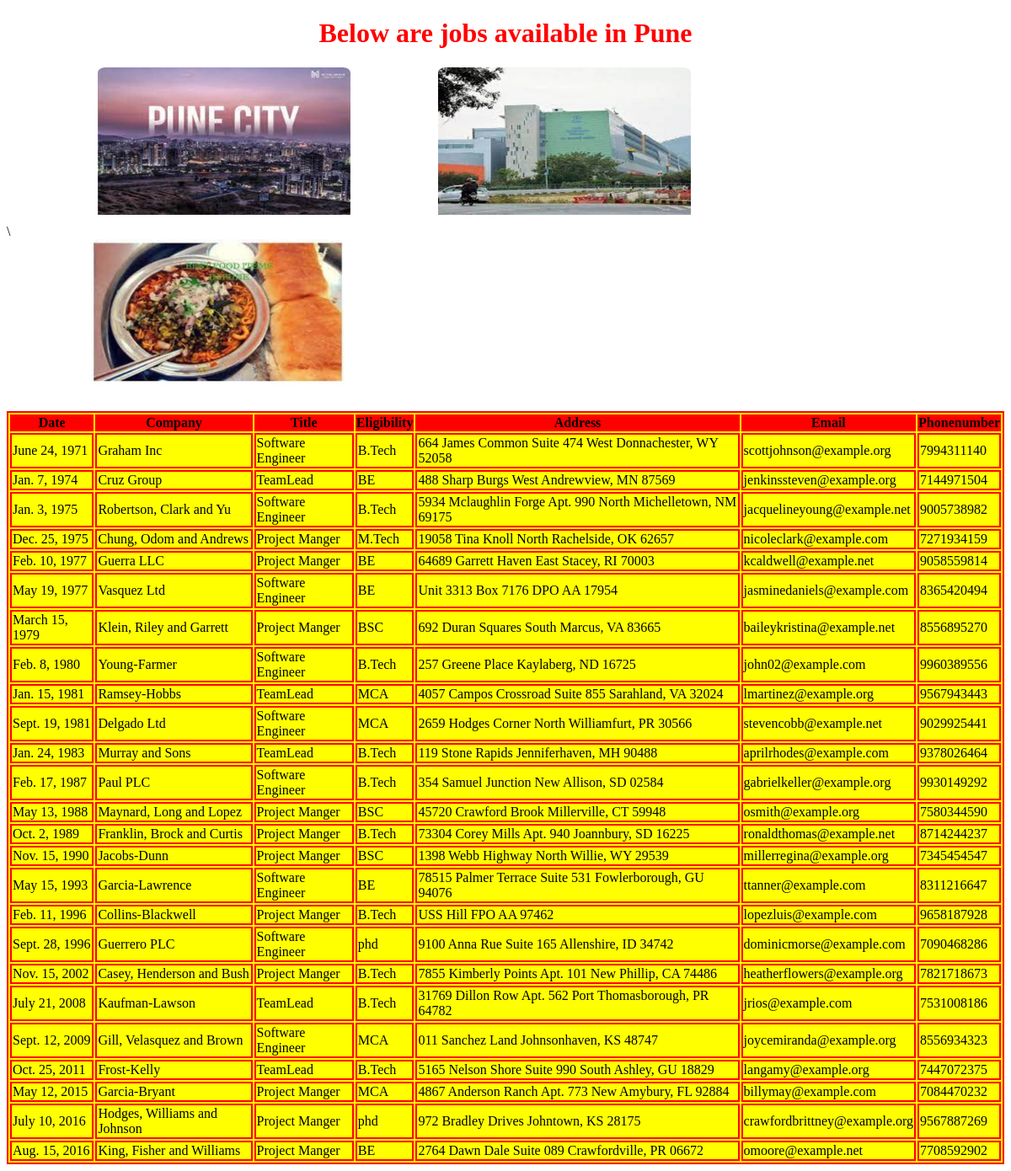
/pjobs/, run on the app's committed database.
### testApp/models.py (models this page shows)
class PuneJobs(models.Model):
    date=models.DateField()
    company=models.CharField(max_length=50)
    title=models.CharField(max_length=50)
    eligibility=models.CharField(max_length=50)
    address=models.CharField(max_length=100)
    email=models.EmailField()
    phonenumber=models.IntegerField()

### testApp/views.py (the view)
# urls.py: path('pjobs/', views.puneJobs),
def puneJobs(request):
    puneJob=PuneJobs.objects.order_by('date')
    n='Pune'
    data={
        'jobs':puneJob,
        'n':n,
        'i1':'p1.jpg',
        'i2':'p2.jpg',
        'i3':'p3.jpg'
    }
    return render(request,'testApp/jobs.html',context=data)

### templates/testApp/jobs.html (shortened to what this page needs)
<!DOCTYPE html>
<html lang="en">
  <head>
    <link rel="stylesheet" href="/static/css/demo.css" />
  </head>
  <body>
    <h1 align="center">Below are jobs available in {{n}}</h1>
    {% if i3 %}
    <div class="container">\
      <img src="/static/images/{{i1}}" alt="">
      <img src="/static/images/{{i2}}" alt="">
      <img src="/static/images/{{i3}}" alt="">
    </div>
    {% else %}
    <div class="container" align="center">\
      <img src="/static/images/{{i1}}" alt="">
    </div>
    {% endif %}
    {% if jobs %}
    <table align="center">
      <thead>
        <th>Date</th>
        <th>Company</th>
        <th>Title</th>
        <th>Eligibility</th>
        <th>Address</th>
        <th>Email</th>
        <th>Phonenumber</th>
      </thead>
      {% for job in jobs %}
      <tr>
        <td>{{job.date}}</td>
        <td>{{job.company}}</td>
        <td>{{job.title}}</td>
        <td>{{job.eligibility}}</td>
        <td>{{job.address}}</td>
        <td>{{job.email}}</td>
        <td>{{job.phonenumber}}</td>
      </tr>
      {% endfor %} {% else %}
      <p><h3>No jobs available</h3></p>
    </table>
    {% endif %}
  </body>
</html>

### static/css/demo.css (style rules this page uses)
body { background: url(https://encrypted-tbn0.gstatic.com/images?q=tbn:ANd9GcRRVQYkWSvxaY_zMjCLVrb9TZtKbKweae77Hg&usqp=CAU); background-repeat: repeat; background-size: cover; }
td, table { border: 2px solid red; background-color: yellow; }
th { background-color: red; }
h1 { color: red; }
img { width: 300px; padding-bottom: 25px; margin: auto; margin-left: 100px; border-radius: 3%; }

### data on the page
PuneJobs: date "June 24, 1971", company "Graham Inc", title "Software Engineer", eligibility "B.Tech", address "664 James Common Suite 474 West Donnachester, WY 52058", email "scottjohnson@example.org", phonenumber "7994311140"
PuneJobs: date "Jan. 7, 1974", company "Cruz Group", title "TeamLead", eligibility "BE", address "488 Sharp Burgs West Andrewview, MN 87569", email "jenkinssteven@example.org", phonenumber "7144971504"
PuneJobs: date "Jan. 3, 1975", company "Robertson, Clark and Yu", title "Software Engineer", eligibility "B.Tech", address "5934 Mclaughlin Forge Apt. 990 North Michelletown, NM 69175", email "jacquelineyoung@example.net", phonenumber "9005738982"
PuneJobs: date "Dec. 25, 1975", company "Chung, Odom and Andrews", title "Project Manger", eligibility "M.Tech", address "19058 Tina Knoll North Rachelside, OK 62657", email "nicoleclark@example.com", phonenumber "7271934159"
PuneJobs: date "Feb. 10, 1977", company "Guerra LLC", title "Project Manger", eligibility "BE", address "64689 Garrett Haven East Stacey, RI 70003", email "kcaldwell@example.net", phonenumber "9058559814"
PuneJobs: date "May 19, 1977", company "Vasquez Ltd", title "Software Engineer", eligibility "BE", address "Unit 3313 Box 7176 DPO AA 17954", email "jasminedaniels@example.com", phonenumber "8365420494"
PuneJobs: date "March 15, 1979", company "Klein, Riley and Garrett", title "Project Manger", eligibility "BSC", address "692 Duran Squares South Marcus, VA 83665", email "baileykristina@example.net", phonenumber "8556895270"
PuneJobs: date "Feb. 8, 1980", company "Young-Farmer", title "Software Engineer", eligibility "B.Tech", address "257 Greene Place Kaylaberg, ND 16725", email "john02@example.com", phonenumber "9960389556"
PuneJobs: date "Jan. 15, 1981", company "Ramsey-Hobbs", title "TeamLead", eligibility "MCA", address "4057 Campos Crossroad Suite 855 Sarahland, VA 32024", email "lmartinez@example.org", phonenumber "9567943443"
PuneJobs: date "Sept. 19, 1981", company "Delgado Ltd", title "Software Engineer", eligibility "MCA", address "2659 Hodges Corner North Williamfurt, PR 30566", email "stevencobb@example.net", phonenumber "9029925441"
PuneJobs: date "Jan. 24, 1983", company "Murray and Sons", title "TeamLead", eligibility "B.Tech", address "119 Stone Rapids Jenniferhaven, MH 90488", email "aprilrhodes@example.com", phonenumber "9378026464"
PuneJobs: date "Feb. 17, 1987", company "Paul PLC", title "Software Engineer", eligibility "B.Tech", address "354 Samuel Junction New Allison, SD 02584", email "gabrielkeller@example.org", phonenumber "9930149292"
PuneJobs: date "May 13, 1988", company "Maynard, Long and Lopez", title "Project Manger", eligibility "BSC", address "45720 Crawford Brook Millerville, CT 59948", email "osmith@example.org", phonenumber "7580344590"
PuneJobs: date "Oct. 2, 1989", company "Franklin, Brock and Curtis", title "Project Manger", eligibility "B.Tech", address "73304 Corey Mills Apt. 940 Joannbury, SD 16225", email "ronaldthomas@example.net", phonenumber "8714244237"
PuneJobs: date "Nov. 15, 1990", company "Jacobs-Dunn", title "Project Manger", eligibility "BSC", address "1398 Webb Highway North Willie, WY 29539", email "millerregina@example.org", phonenumber "7345454547"
PuneJobs: date "May 15, 1993", company "Garcia-Lawrence", title "Software Engineer", eligibility "BE", address "78515 Palmer Terrace Suite 531 Fowlerborough, GU 94076", email "ttanner@example.com", phonenumber "8311216647"
PuneJobs: date "Feb. 11, 1996", company "Collins-Blackwell", title "Project Manger", eligibility "B.Tech", address "USS Hill FPO AA 97462", email "lopezluis@example.com", phonenumber "9658187928"
PuneJobs: date "Sept. 28, 1996", company "Guerrero PLC", title "Software Engineer", eligibility "phd", address "9100 Anna Rue Suite 165 Allenshire, ID 34742", email "dominicmorse@example.com", phonenumber "7090468286"
PuneJobs: date "Nov. 15, 2002", company "Casey, Henderson and Bush", title "Project Manger", eligibility "B.Tech", address "7855 Kimberly Points Apt. 101 New Phillip, CA 74486", email "heatherflowers@example.org", phonenumber "7821718673"
PuneJobs: date "July 21, 2008", company "Kaufman-Lawson", title "TeamLead", eligibility "B.Tech", address "31769 Dillon Row Apt. 562 Port Thomasborough, PR 64782", email "jrios@example.com", phonenumber "7531008186"
PuneJobs: date "Sept. 12, 2009", company "Gill, Velasquez and Brown", title "Software Engineer", eligibility "MCA", address "011 Sanchez Land Johnsonhaven, KS 48747", email "joycemiranda@example.org", phonenumber "8556934323"
PuneJobs: date "Oct. 25, 2011", company "Frost-Kelly", title "TeamLead", eligibility "B.Tech", address "5165 Nelson Shore Suite 990 South Ashley, GU 18829", email "langamy@example.org", phonenumber "7447072375"
PuneJobs: date "May 12, 2015", company "Garcia-Bryant", title "Project Manger", eligibility "MCA", address "4867 Anderson Ranch Apt. 773 New Amybury, FL 92884", email "billymay@example.com", phonenumber "7084470232"
PuneJobs: date "July 10, 2016", company "Hodges, Williams and Johnson", title "Project Manger", eligibility "phd", address "972 Bradley Drives Johntown, KS 28175", email "crawfordbrittney@example.org", phonenumber "9567887269"
PuneJobs: date "Aug. 15, 2016", company "King, Fisher and Williams", title "Project Manger", eligibility "BE", address "2764 Dawn Dale Suite 089 Crawfordville, PR 06672", email "omoore@example.net", phonenumber "7708592902"

### other printed values
{{ n }} "Pune"
